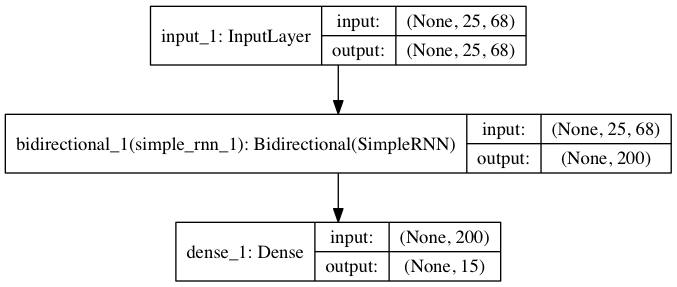

Here is the Python script that generated this plot:

# coding: utf-8

# In[1]:


# Include so results on different machines are (should be) the same.
from numpy.random import seed
seed(1)

from tensorflow import set_random_seed
set_random_seed(2)


# In[13]:


get_ipython().system(u'jupyter nbconvert --to script Keras_BagnallCharacter_RNN.ipynb')


# In[3]:


import glob, os, json, re, unicodedata
from bs4 import BeautifulSoup

load_verbose = 0
loaded_labels = []
loaded_text = []
presidents = ["Barack Obama",
          "Donald J. Trump",
          "Dwight D. Eisenhower",
          "Franklin D. Roosevelt",
          "George Bush",
          "George W. Bush",
#          "Gerald R. Ford",
          "Harry S. Truman",
#          "Herbert Hoover",
          "Jimmy Carter",
          "John F. Kennedy",
          "Lyndon B. Johnson",
          "Richard Nixon",
          "Ronald Reagan",
          "William J. Clinton"]
labels = {}
for idx, name in enumerate(presidents):
    labels[name] = idx

# load raw text files straight in, no parsing
file_to_label = {"Obama": "Barack Obama", 
                     "Trump": "Donald J. Trump",
                     "Eisenhower": "Dwight D. Eisenhower",
                     "Roosevelt": "Franklin D. Roosevelt",
                     "Bush": "George Bush",
                     "WBush": "George W. Bush",
#                     "Ford": "Gerald R. Ford",
                     "Truman": "Harry S. Truman",
#                     "Hoover": "Herbert Hoover",
                     "Carter": "Jimmy Carter",
                     "Kennedy": "John F. Kennedy",
                     "Johnson": "Lyndon B. Johnson",
                     "Nixon": "Richard Nixon",
                     "Reagan": "Ronald Reagan",
                     "Clinton": "William J. Clinton"
                    }

directory = "../data/processed/"
for filename in glob.glob(os.path.join(directory, '*.txt')):
    arr = filename.replace(directory,'').split("_")
    if any(prefix in arr[0] for prefix in file_to_label.keys()):
        loaded_labels = loaded_labels + [labels[file_to_label[arr[0]]]]
        raw = open(filename).read().decode("UTF-8").encode("ascii","ignore")
        loaded_text = loaded_text + [raw] 


print "Loaded", len(loaded_text), "speeches for", len(set(loaded_labels)), "presidents."
# processed2 now contains files generated from unprocessed
directory = "../data/processed3/"
for filename in glob.glob(os.path.join(directory, '*.txt')):
    arr = filename.replace(directory,'').split("_")
    if any(prefix in arr[0] for prefix in file_to_label.keys()):
        loaded_labels = loaded_labels + [labels[file_to_label[arr[0]]]]
        raw = open(filename).read().decode("UTF-8").encode("ascii","ignore")
        loaded_text = loaded_text + [raw] 

print "Loaded", len(loaded_text), "speeches for", len(set(loaded_labels)), "presidents."


# In[4]:


#
# Bagnall 2015 text pre-processing
#
from string import maketrans
import re

chars_to_replace = "[]%!()>=*&_\n"
sub_chars = len(chars_to_replace) * " "
trantab = maketrans(chars_to_replace, sub_chars)
for x in range(0,len(loaded_text)):
    #"Various rare characters that seemed largely equivalent are mapped together..."
    loaded_text[x] = re.sub('`', '', loaded_text[x])
    #"...all digits in all languages are mapped to 7"
    loaded_text[x] = re.sub('[0-9]', '7', loaded_text[x])
    #"...any character with a frequency lower than 1 in 10,000 is discarded." (+ \n)
    loaded_text[x] = loaded_text[x].translate(trantab)
    #"Runs of whitespace are collapsed into a single space."
    loaded_text[x] = re.sub(' +', ' ', loaded_text[x])

print "Replacements complete."


# In[5]:


import numpy as np
from scipy import stats
from operator import itemgetter
from collections import defaultdict

# compress all speeches down into one massive per president
compressed_text = [None]*(len(labels))
for key, value in sorted(labels.iteritems()):
    compressed_text[value] = ""
    for idx in range(0,len(loaded_text)):
        if (loaded_labels[idx] == value):
            compressed_text[value] = compressed_text[value] + loaded_text[idx] + " "
            
print "How many characters of text per president?"
for key, value in sorted(labels.iteritems()):
    print str(value).ljust(2), ":", key.ljust(20), "\t", len(compressed_text[value])

label_min_chars = len(min(compressed_text, key=len))
print "\nMinimum number of characters per president?"
print label_min_chars


# In[6]:


from keras.preprocessing.text import Tokenizer
from keras.preprocessing import sequence

# Tokenize into characters
tokenizer = Tokenizer(char_level=True)
tokenizer.fit_on_texts(compressed_text)
tokenized_text = tokenizer.texts_to_sequences(compressed_text)

unique_chars = len(tokenizer.word_counts)

print "Unique char count:", unique_chars
print "\nChars w/ counts:"
print sorted(((v,k) for k,v in tokenizer.word_counts.iteritems()), reverse=True)


# In[7]:


#
# Split speeches into subsequences 
#
from collections import Counter

def splits(_list, _split_size):
    output_list = []
    for idx in range(0, len(_list), _split_size):
        if (idx + _split_size) <= len(_list):
            output_list.append(_list[idx:idx + _split_size])
    return output_list

max_seq_len = 50

# create new speech/label holders
split_text = []
split_labels = []

for idx in range(0, len(tokenized_text)):
    current_label = idx
    current_speech = tokenized_text[idx]#[:label_min_chars]
    current_splits = splits(current_speech, max_seq_len)
    split_text.extend(current_splits)
    split_labels.extend([current_label] * len(current_splits))

print "Sample, label sizes:", len( split_text ), len( split_labels )
split_size = len( split_text ) / max_seq_len
print "\nTotal split groups:", split_size, "= (",len( split_text ),"/",max_seq_len,")"


# In[8]:


# split amongst speaker samples, not the whole population of samples
def split_test_train(input_text, input_labels, labels, train_pct=0.8):
    train_text = []
    train_labels = []
    test_text = []
    test_labels = []

    for key, value in sorted(labels.iteritems()):
        # grab all values of a specific label
        subset_text = list(itemgetter(*[idx for idx, label in enumerate(input_labels) if label == value ])(input_text))
        subset_labels = list(itemgetter(*[idx for idx, label in enumerate(input_labels) if label == value ])(input_labels))
        
        cut_pos = int(train_pct * len(subset_text))
        train_text = train_text + subset_text[:cut_pos]
        train_labels = train_labels + subset_labels[:cut_pos]
        test_text = test_text + subset_text[cut_pos:]
        test_labels = test_labels + subset_labels[cut_pos:]
        
    return train_text,train_labels,test_text,test_labels


# In[9]:


#
# Prep test/train
#
from sklearn.preprocessing import OneHotEncoder
from keras.utils import to_categorical

#  
train_X, train_y, test_X, test_y = split_test_train(split_text, split_labels, 
                                                    labels, train_pct=0.9)

print "Splits: test = ", len(train_X), "train = ", len(test_X)

# one-hot encode classes
train_y = to_categorical(train_y)
test_y = to_categorical(test_y)


# In[10]:


#custom activation from Bagnall 2015
import tensorflow as tf

def ReSQRT(x):
    cond = tf.less_equal(x, 0)
    result = tf.where(cond, x + 0.0, tf.sqrt(x+1)-1)
    return result


# In[ ]:


from keras.models import Sequential
from keras.layers import Dense, Activation, Embedding, SimpleRNN, Dropout
from keras.optimizers import Adagrad, adam
from keras.callbacks import ReduceLROnPlateau, CSVLogger

# define operating vars
batch_size = 50
epochs = 100

# define optimizer
optimizer = Adagrad(lr=0.01)

# define any callbacks
reduce_lr = ReduceLROnPlateau(monitor='loss_value', factor=0.2,
              patience=5, verbose=1)
csv_logger = CSVLogger('Keras_BagnallCharacterRNN_training.log')

# assemble & compile model
print('Build model...')
model = Sequential()
model.add(Embedding(unique_chars+1,100,input_length=max_seq_len))
model.add(SimpleRNN(100,activation='relu'))
#model.add(Dropout(0.5))
model.add(Dense(len(labels), activation='softmax'))


model.compile(loss='categorical_crossentropy', 
              optimizer=optimizer, 
              metrics=['categorical_accuracy'])
print(model.summary())

# train
model.fit(train_X, 
          train_y, 
          batch_size=batch_size, 
          epochs=epochs,
          callbacks=[reduce_lr, csv_logger],
          verbose=1)


model.save('Keras_BagnallCharacterRNN_training.h5')  
del model


# In[ ]:


#----------------
#----------------


# In[ ]:


# Load computed model
from keras.models import load_model
# returns a compiled model
# identical to the previous one
model = load_model('my_model.h5')


# In[ ]:


# Evaluate performance
print "Evaluating test data..."
loss_and_metrics = model.evaluate(test_X, test_y)
print model.metrics_names
print loss_and_metrics

# Make some predictions
print "\nPredicting using test data..."
pred_y = model.predict(test_X, batch_size=batch_size, verbose=1)
pred_y_collapsed = np.argmax(pred_y, axis=1)
test_y_collapsed = np.argmax(test_y, axis=1)

print "Done prediction."


# In[ ]:


# Plot confusion matrix
#   from scikit-learn examples @
#   http://scikit-learn.org/stable/auto_examples/model_selection/plot_confusion_matrix.html 
get_ipython().magic(u'matplotlib inline')
import itertools
from sklearn.metrics import confusion_matrix
import matplotlib.pyplot as plt

def plot_confusion_matrix(cm, classes,
                          normalize=False,
                          title='Confusion matrix',
                          cmap=plt.cm.Blues):
    """
    This function prints and plots the confusion matrix.
    Normalization can be applied by setting `normalize=True`.
    """
    plt.imshow(cm, interpolation='nearest', cmap=cmap)
    plt.title(title)
    plt.colorbar()
    tick_marks = np.arange(len(classes))
    plt.xticks(tick_marks, classes, rotation=90)
    plt.yticks(tick_marks, classes)

    if normalize:
        cm = cm.astype('float') / cm.sum(axis=1)[:, np.newaxis]
        print("Normalized confusion matrix")
    else:
        print('Confusion matrix, without normalization')

    print(cm)

    thresh = cm.max() / 2.
    for i, j in itertools.product(range(cm.shape[0]), range(cm.shape[1])):
        plt.text(j, i, cm[i, j],
                 horizontalalignment="center",
                 color="white" if cm[i, j] > thresh else "black")

    #plt.tight_layout()
    plt.ylabel('True label')
    plt.xlabel('Predicted label')

# Compute confusion matrix
cnf_matrix = confusion_matrix(test_y_collapsed, pred_y_collapsed)
np.set_printoptions(precision=2)

# Plot non-normalized confusion matrix
plt.figure(figsize=(10,10))
plot_confusion_matrix(cnf_matrix, classes=(sorted(labels, key=labels.get)),
                      title='Confusion matrix, without normalization')

# #Plot normalized confusion matrix
# plt.figure(figsize=(10,10))
# plot_confusion_matrix(cnf_matrix, classes=(sorted(labels, key=labels.get)), normalize=True,
#                       title='Normalized confusion matrix')

plt.show()


# In[ ]:




